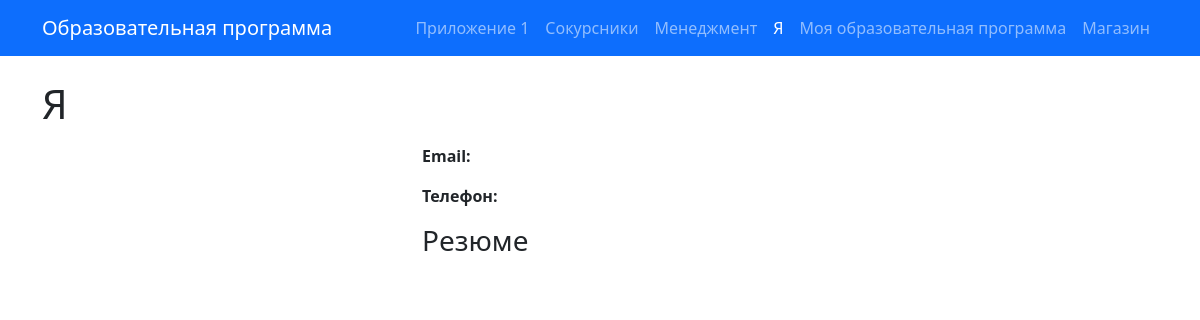
The page /my_page/ on the database as committed earlier.
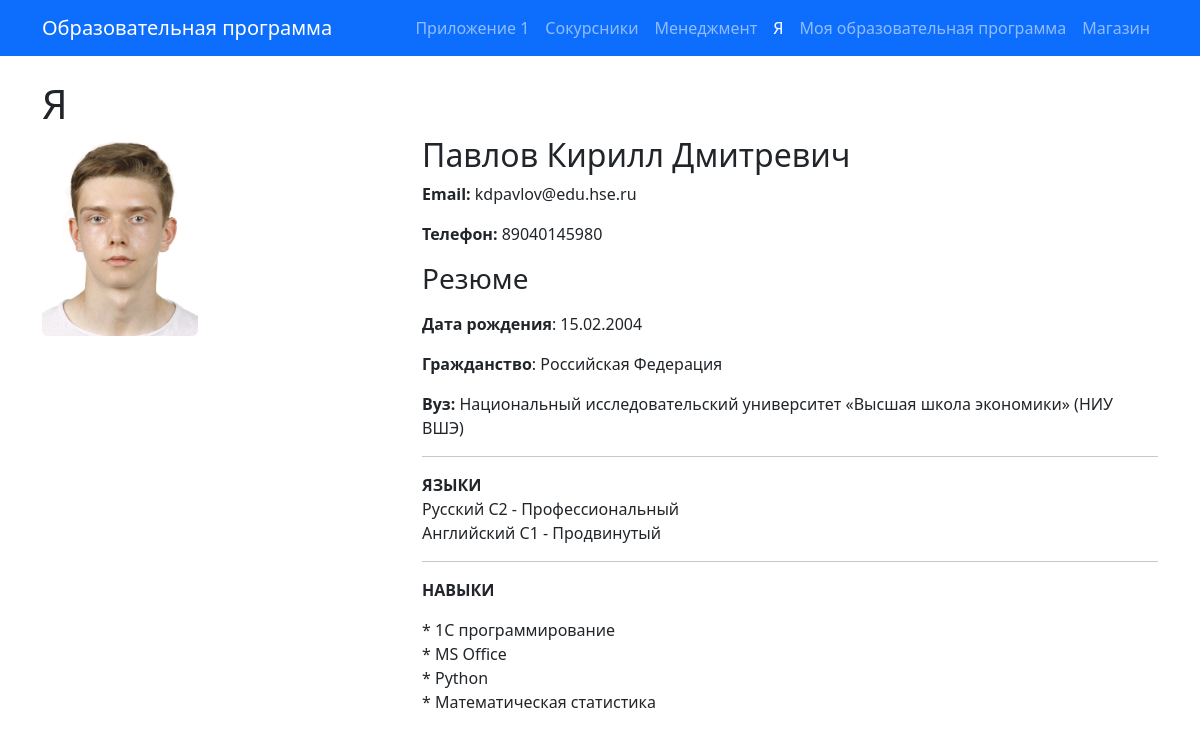
The same page on the database as committed later.
### app2/models.py (models this page shows, shortened)
class Person(models.Model):
    full_name = models.CharField(verbose_name='Имя', max_length=255)
    email = models.EmailField(verbose_name='Почта')
    phone = models.CharField(verbose_name='Телефон',max_length=15)
    photo = models.ImageField(verbose_name='Фото',upload_to='photos/')
    resume = RichTextField(verbose_name='Резюме')

### app2/views.py (the view)
# urls.py: path('my_page/', views.my_page, name='mypage'),
def my_page(request):
    person = Person.objects.first()
    return render(request, 'app2/mypage.html', {'person': person})

### app2/templates/app2/mypage.html (shortened to what this page needs)
{% extends 'base.html' %}
{% block content %}
<div class="container mt-4">
    <h1>Я</h1>
    <div class="row">
        <div class="col-md-4">
            <img src="{{ person.photo.url }}" alt="{{ person.full_name }}" class="img-fluid rounded" style="height: 200px; object-fit: cover;">
        </div>
        <div class="col-md-8">
            <h2>{{ person.full_name }}</h2>
            <p><strong>Email:</strong> {{ person.email }}</p>
            <p><strong>Телефон:</strong> {{ person.phone }}</p>
            <h3>Резюме</h3>
            <p>{{ person.resume|safe }}</p>
        </div>
    </div>
</div>
{% endblock %}

Rows that differ between the two databases and show on the page:
added Person: photo (picture), full_name "Павлов Кирилл Дмитревич", email "kdpavlov@edu.hse.ru", phone "89040145980", resume "Дата рождения : 15.02.2004 Гражданство : Российская Федерация Вуз: Национальный исследовательский университет «Высшая школа экономики» (НИУ ВШЭ) ЯЗЫКИ Русский C2 - Профессиональный Английский C1 - Продвинутый НАВЫКИ * 1С программирование * MS Office * Python * Математическая статистика"
